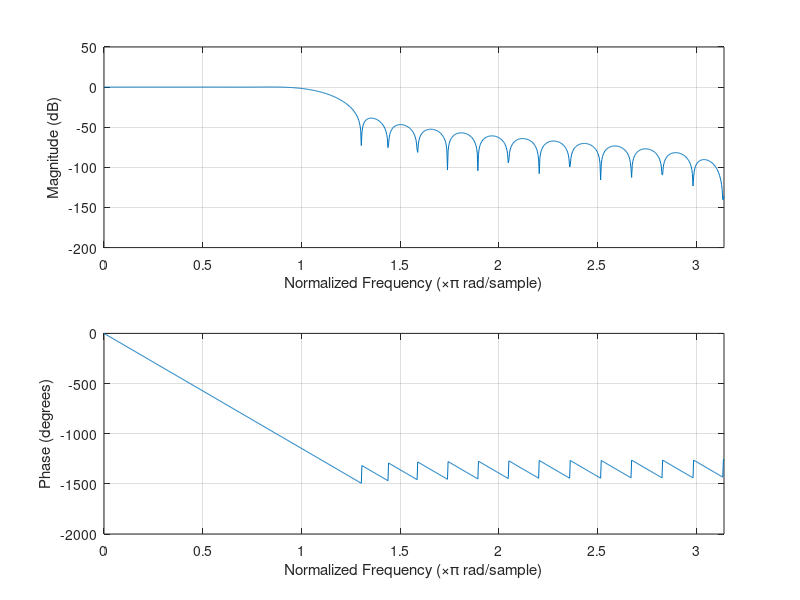

This chart was generated by the following MATLAB code: (Note: this script raises an error after producing the figure.)
%% Subpunctul b)

x = 9;                  %1 - Fereastra dreptunghiulara
                        %2 - Fereastra triunghiulara
                        %3 - Fereastra Blackman
                        %4 - Fereastra Cebisev
                        %5 - Fereastra Hamming
                        %6 - Fereastra Hanning
                        %7 - Fereastra Kaiser
                        %8 - Fereastra Tuckey
                        %9 - Fereastra Lanczos

omega_p = 0.3*pi;
omega_s = 0.4*pi;

switch x
    case 1
        M = 20;
        omega_c = 0.35;
        w = boxcar(M) ;
        h = fir1(M-1,omega_c,w) ;
        [delta_p, delta_s] = functie3_a(h, omega_p, omega_s);
    case 2
        M = 26;
        omega_c = 0.39563;
        w = triang(M);
        h = fir1(M-1,omega_c,w) ;
        [delta_p, delta_s] = functie3_a(h, omega_p, omega_s);
    case 3
        M = 30;
        omega_c = 0.4032;
        w = blackman(M) ;
        h = fir1(M-1,omega_c,w) ;
        [delta_p, delta_s] = functie3_a(h, omega_p, omega_s);
    case 4
        r = 90;
        M = 33;
        omega_c = 0.40025;
        w = chebwin(M,r) ;
        h = fir1(M-1,omega_c,w) ;
        [delta_p, delta_s] = functie3_a(h, omega_p, omega_s);
    case 5
        M = 24;
        omega_c = 0.40072;
        w = hamming(M) ;
        h = fir1(M-1,omega_c,w) ;
        [delta_p, delta_s] = functie3_a(h, omega_p, omega_s);
    case 6
        M = 23;
        omega_c = 0.3996;
        w = hanning(M) ;
        h = fir1(M-1,omega_c,w) ;
        [delta_p, delta_s] = functie3_a(h, omega_p, omega_s);
    case 7
        M = 32;
        beta = 9;
        omega_c = 0.39883;
        w = kaiser(M,beta) ;
        h = fir1(M-1,omega_c,w) ;
        [delta_p, delta_s] = functie3_a(h, omega_p, omega_s);
    case 8
        M = 32;
        alfa = 0.33;
        omega_c = 0.3987;
        w = tukeywin(M,alfa) ;
        h = fir1(M-1,omega_c,w) ;
        [delta_p, delta_s] = functie3_a(h, omega_p, omega_s);
    case 9
        M = 41;
        
        L = 1;
        omega_c = 0.35;
        n = 0 : M-1;
        w = (sinc(2*(2*n-M+1)/(2*(M-1)))).^L;
        h = fir1(M-1,omega_c,w) ;
        freqz(h,1,0:pi/1000:pi)
        [delta_p, delta_s] = functie3_a(h, omega_p, omega_s);
end